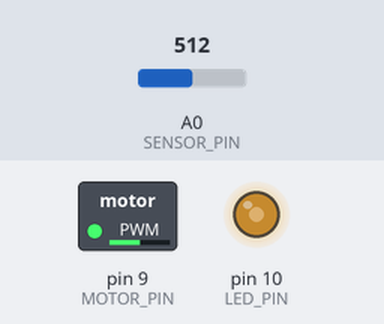
A sketch run on a simulated Arduino Uno, built with avr-gcc and run on an emulated ATmega328P. Shown: switched loads named in the sketch (green lamp = pin HIGH), output pins drawn as LEDs (lit = HIGH). Inputs (shaded band) come from the test bench; at power-on: A0 (SENSOR_PIN) = 512.

Above: at 1.2 s.
1.3 s: A0 (SENSOR_PIN) set to 716
At 1.9 s:
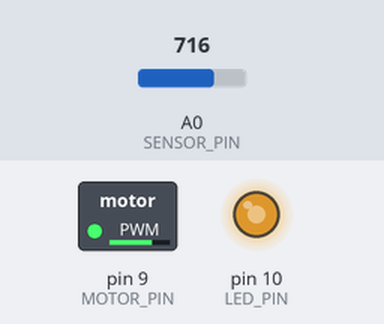
2.8 s: A0 (SENSOR_PIN) set to 900
At 3.1 s:
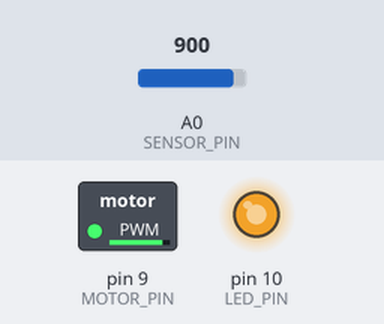
4.3 s: A0 (SENSOR_PIN) set to 122
At 5.4 s:
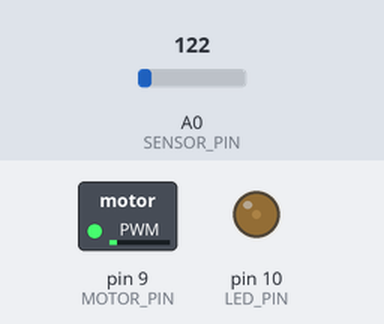
5.8 s: A0 (SENSOR_PIN) set to 0
At 6.6 s:
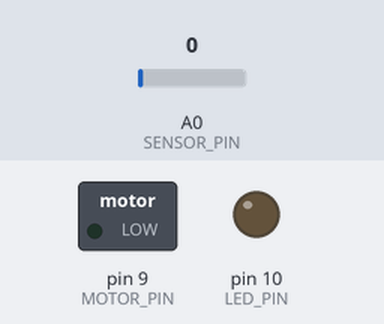
Timing chart, 0 to 8.3 s (numbered marks = the images above; inputs shaded):
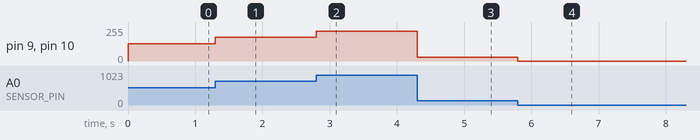

Measured:
- after the input at 1.3 s, pin 9 (MOTOR_PIN), pin 10 (LED_PIN): 128/255 → 179/255 at once
- after the input at 2.8 s, pin 9 (MOTOR_PIN), pin 10 (LED_PIN): 179/255 → 225/255 at once
- after the input at 4.3 s, pin 9 (MOTOR_PIN), pin 10 (LED_PIN): 225/255 → 30/255 at once
- after the input at 5.8 s, pin 9 (MOTOR_PIN), pin 10 (LED_PIN): 30/255 → 0/255 at once

The sketch:

motorWithRpmController.ino
```cpp
int LED_PIN = 10; // Pin to which the LED is connected - use PWM
int SENSOR_PIN = A0; // Port to which the sensor is connected - use serial input pin for analog input
int MOTOR_PIN = 9; // Port from which rpm of the motor is controlled

int VALUE = 0; // Stores the sensor output

void setup(void)
{
/* Called when Arduino starts up. */
	pinMode(LED_PIN, OUTPUT); // This pin will be set high to light the LED.
}

void loop(void)
{
/* Called repeatedly whilst Arduino is active. */
        VALUE = analogRead(SENSOR_PIN);

        // rpm indicator diode
        analogWrite(LED_PIN, VALUE/4);

        // rpm controller
        analogWrite(MOTOR_PIN, VALUE/4);
}
```
